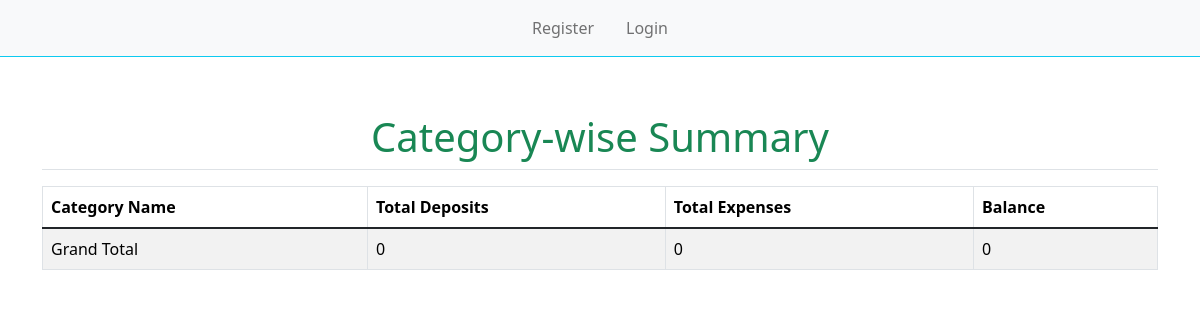
Page /category-wise-summary/ on the earlier database version.
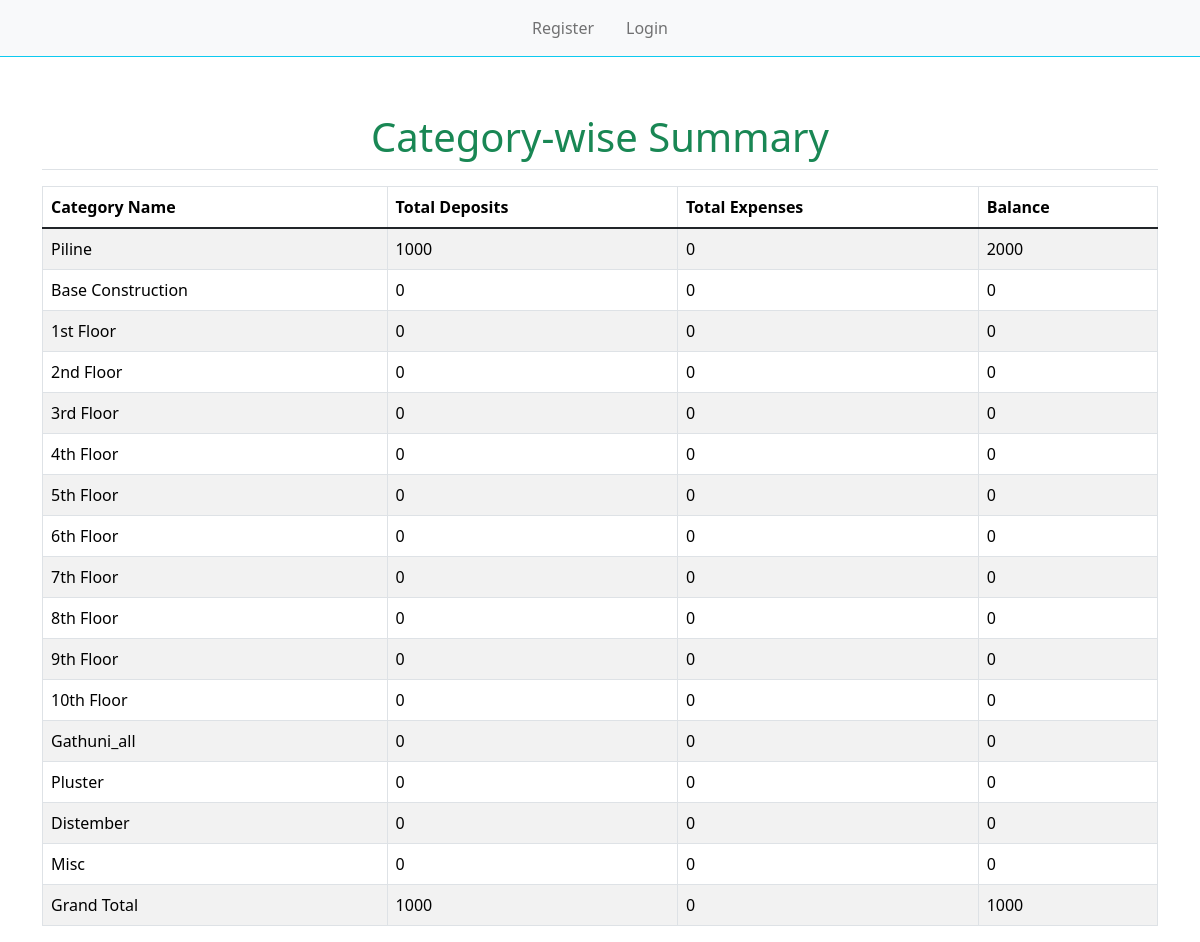
Same page on the later database version.
### myapp/models.py (models this page shows, shortened)
class ExpenseHead(models.Model):
    name = models.CharField(max_length=255)

### myapp/views.py (the view)
# urls.py: path('category-wise-summary/', views.category_wise_summary, name='category_wise_summary'),
def category_wise_summary(request):
    categories = ExpenseHead.objects.all()
    category_summary = []
    for category in categories:
        total_deposits = Deposit.objects.filter(fund_head=category).aggregate(Sum('amount'))['amount__sum'] or 0
        total_expenses = ExpenseDetails.objects.filter(ex_head=category).aggregate(Sum('amount'))['amount__sum'] or 0
        balance = total_deposits - total_expenses
        if balance != 0:
            balance += balance
        category_summary.append({
            'category_name': category.name,
            'total_deposits': total_deposits,
            'total_expenses': total_expenses,
            'balance': balance,
        })
    grand_total_deposits = sum(item['total_deposits'] for item in category_summary)
    grand_total_expenses = sum(item['total_expenses'] for item in category_summary)
    grand_balance = grand_total_deposits - grand_total_expenses
    category_summary.append({
        'category_name': 'Grand Total',
        'total_deposits': grand_total_deposits,
        'total_expenses': grand_total_expenses,
        'balance': grand_balance,
    })
    return render(request, 'cat_summary.html', {'category_summary': category_summary})

### templates/cat_summary.html
{% extends "base.html" %}
{% block content %}
<div class="container mt-5">
    <h1 class="text-center border-bottom py-2 mb-2 text-success">Category-wise Summary</h1>
    <table class="table table-bordered table-striped table-responsive-lg mx-auto mt-3">
        <thead class="thead-dark">
            <tr>
                <th>Category Name</th>
                <th>Total Deposits</th>
                <th>Total Expenses</th>
                <th>Balance</th>
            </tr>
        </thead>
        <tbody>
            {% for item in category_summary %}
            <tr>
                <td>{{ item.category_name }}</td>
                <td>{{ item.total_deposits }}</td>
                <td>{{ item.total_expenses }}</td>
                <td>{{ item.balance }}</td>
            </tr>
            {% endfor %}
        </tbody>
    </table>
</div>
{% endblock %}

### templates/base.html (shortened to what this page needs)
<!DOCTYPE html>
<html lang="en">
<head>
  {% load static %}
  <link href="https://cdn.jsdelivr.net/npm/bootstrap@5.1.3/dist/css/bootstrap.min.css" rel="stylesheet">
  <link href="{% static 'bootstrap.min.css' %}" rel="stylesheet">
</head>
<body>
  <nav class="navbar navbar-expand-lg navbar-light bg-light border-bottom border-info ">
    <div class="collapse navbar-collapse" id="navbarSupportedContent">
      {% if user.is_anonymous %}
        <ul class="navbar-nav">
          <li class="nav-item">
            <a class="nav-link" href="{% url 'register' %}">Register</a>
          </li>
          <li class="nav-item">
            <a class="nav-link" href="{% url 'login' %}">Login</a>
          </li>
        </ul>
      {% endif %}
    </div>
  </nav>
  <main role="main" class="container-fluid mt-3">
    {% block content %}
    {% endblock content %}
  </main>
<link href="{% static 'bootstrap.min.js' %}" rel="stylesheet">
</body>
</html>

### templates/base.html (style rules this page uses)
.nav-link { font-size: 1.2rem; }
.navbar-nav { margin-right: auto; }
.nav-item { margin-right: 1rem; }

Differences in the rows shown:
added ExpenseHead: category_name "Piline"
added ExpenseHead: category_name "Base Construction"
added ExpenseHead: category_name "1st Floor"
added ExpenseHead: category_name "2nd Floor"
added ExpenseHead: category_name "3rd Floor"
added ExpenseHead: category_name "4th Floor"
added ExpenseHead: category_name "5th Floor"
added ExpenseHead: category_name "6th Floor"
added ExpenseHead: category_name "7th Floor"
added ExpenseHead: category_name "8th Floor"
added ExpenseHead: category_name "9th Floor"
added ExpenseHead: category_name "10th Floor"
added ExpenseHead: category_name "Gathuni_all"
added ExpenseHead: category_name "Pluster"
added ExpenseHead: category_name "Distember"
added ExpenseHead: category_name "Misc"
Other differences:
new list line: "1000 0 2000"
new list line: "0 0 0"
new list line: "Grand Total 1000 0 1000"
list line gone: "Grand Total 0 0 0"
